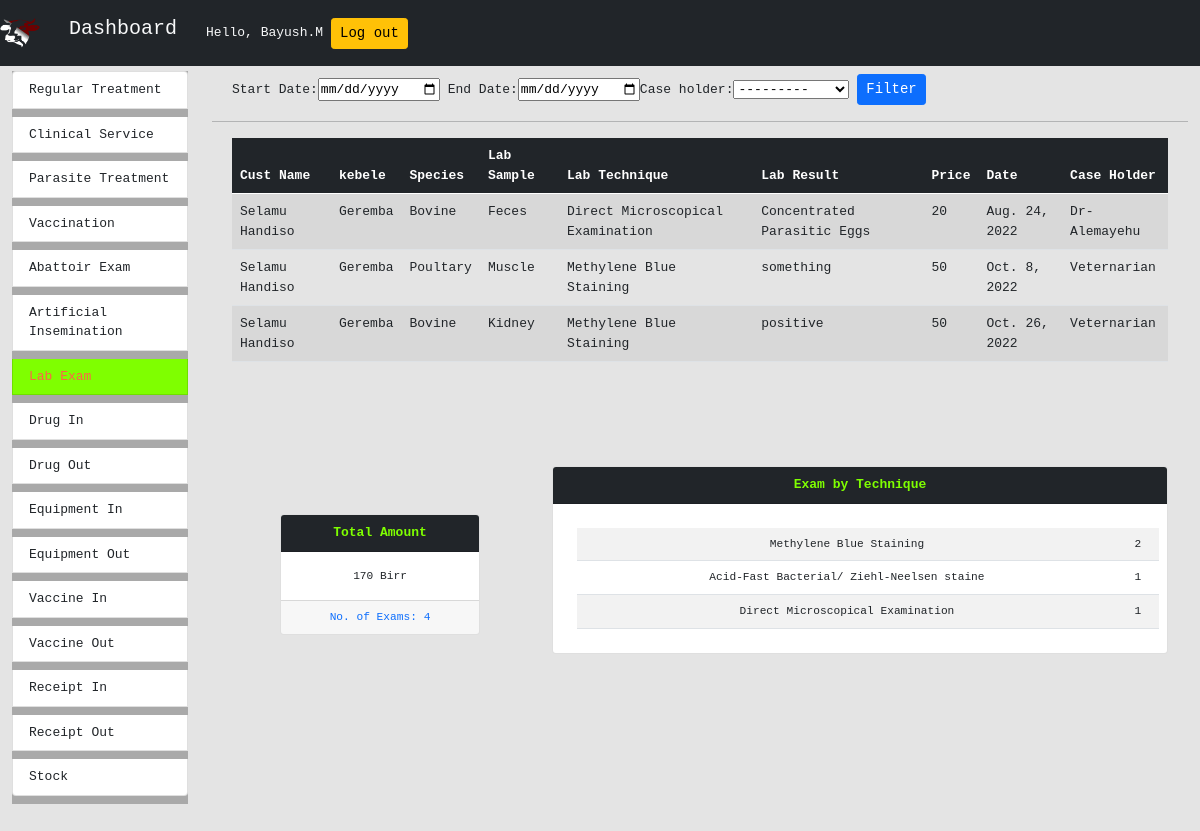
The app's page /dashboard/lab_exam_summary/ (signed in), older data.
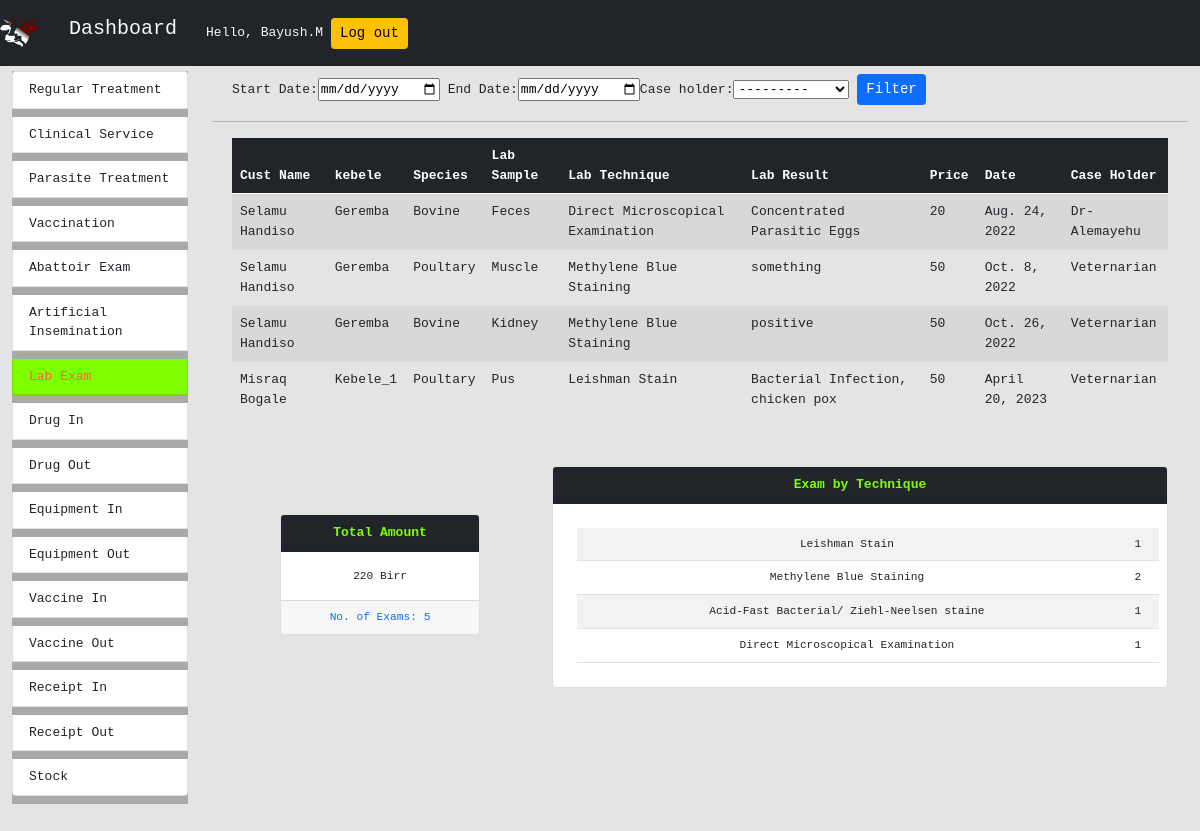
The same page, newer data.
### lab_exam/models.py (models this page shows, shortened)
class LabResult(models.Model):
    lab_exam_request = models.ForeignKey(LabExamRequest,on_delete=models.CASCADE)
    lab_result = models.CharField(max_length=100)
    case_holder = models.ForeignKey(User,on_delete=models.PROTECT,null=False)
    treatment_delivered = models.BooleanField(default=False)
    date = models.DateField(auto_now=False,auto_now_add=True)

class LabExamRequest(models.Model):
    treated_animal = models.ForeignKey(TreatedAnimal,on_delete=models.CASCADE)
    lab_sample = models.ForeignKey(LabSample,on_delete=models.CASCADE)
    lab_technique = models.ForeignKey(LabTechnique,on_delete=models.CASCADE)
    paid = models.BooleanField(default=False)
    lab_result_arrived = models.BooleanField(default=False)

class LabSample(models.Model):
    lab_sample = models.CharField(max_length=100)

class LabTechnique(models.Model):
    lab_technique = models.CharField(max_length=100)
    price = models.PositiveIntegerField()

### regulartreatedanimals/models.py (models this page shows, shortened)
class TreatedAnimal(models.Model):
    case_number = models.ForeignKey(
        Customer, verbose_name="Case Number", on_delete=models.CASCADE)
    species = models.ForeignKey(Species, on_delete=models.CASCADE)
    breed = models.ForeignKey(Breed, on_delete=models.CASCADE)
    number_of_animals = models.PositiveIntegerField()
    sex = models.CharField(max_length=10, choices=SEX_CHOICES)
    history = models.CharField(max_length=200,null=True)
    case_holder = models.ForeignKey(User,on_delete=models.PROTECT,null=False)
    service_date = models.DateField("Service Date", auto_now=False, auto_now_add=True)

### registernewuser/models.py (models this page shows, shortened)
class Customer(models.Model):
    case_number = models.AutoField(primary_key=True, null=False)
    customer_name = models.CharField(max_length=100)
    sub_kebele = models.CharField(max_length=100)
    kebele = models.ForeignKey(Kebele, on_delete=models.CASCADE)
    service_date = models.DateField(auto_now=False, auto_now_add=True)
    mobile_number = models.PositiveIntegerField(unique=True)

class Kebele(models.Model):
    id = models.AutoField(primary_key=True)
    name = models.CharField(max_length=100)

class Species(models.Model):
    species_type = models.CharField(max_length=100)

### dashboard/views.py (the view, shortened to what this page needs)
# urls.py: path('lab_exam_summary/',LabExamSummary.as_view(),name="lab_exam_summary"),
class LabExamSummary(LoginRequiredMixin, View):
    login_url = "/"
    templateUrl = "dashboard/lab_exam_summary.html"
    def get(self, request):
        dateForm = DateRangeFrom()
        case_holder_form = CaseHolderForm()
        lab_exam_Obj = LabExamRequest.objects.filter(paid=True)
        lab_results = LabResult.objects.all()
        dist_by_exam_technique = self.getDistByTechnique(
            LabTechnique.objects.all(), lab_exam_Obj
        )
        print(f"Dist = {dist_by_exam_technique}")
        context = {
            "lab_results": lab_results,
            "dateForm": dateForm,
            "case_holder_form": case_holder_form,
            "total_lab_exam": lab_exam_Obj.count(),
            "totalPrice": lab_exam_Obj.aggregate(sum_price=Sum("lab_technique__price")),
            "dist_by_exam_technique": dist_by_exam_technique,
        }
        return render(request, self.templateUrl, context)
    def getDistByTechnique(self, Techniques=None, lab_exam_Obj=None):
        distByTechnique = {}
        for technique in Techniques:
            for exam in lab_exam_Obj:
                if exam.lab_technique == technique:
                    if technique.lab_technique in distByTechnique:
                        distByTechnique[technique.lab_technique] += 1
                    else:
                        distByTechnique[technique.lab_technique] = 1
        return distByTechnique

### dashboard/forms.py
class DateRangeFrom(forms.Form):
    start_date = forms.DateField(label='Start Date',widget=forms.DateInput(attrs={'type':'date',
                                    'id':'start_date'}))
    end_date = forms.DateField(label='End Date',widget=forms.DateInput(attrs={'type':'date',
                                    'id':'end_date'}))

class CaseHolderForm(forms.ModelForm):
    class Meta:
        model = ClinicalService
        fields = ['case_holder']
        widgets = {
            'case_holder': forms.Select(attrs={'id':'case_holder'})
        }

### dashboard/templates/dashboard/lab_exam_summary.html (shortened to what this page needs)
{% extends 'dashboard/main.html' %} {% load static %}
 {% block content %}
<div class="row m-2">
	<form action="" method="POST">
		{%csrf_token%} {{dateForm}}{{case_holder_form}}
		<input type="submit" value="Filter" class="btn btn-sm btn-primary" />
	</form>
</div>
<hr/>
<div class="row overflow-auto m-2" id="summary">
	<div class="col-md-12">
		<table class="table table-striped">
			<thead>
				<tr class="table-dark">
					<th scope="col">Cust Name</th>
					<th scope="col">kebele</th>
					<th scope="col">Species</th>
					<th scope="col">Lab Sample</th>
					<th scope="col">Lab Technique</th>
					<th scope="col">Lab Result</th>
					<th scope="col">Price</th>
					<th scope="col">Date</th>
					<th scope="col">Case Holder</th>
				</tr>
			</thead>
			{% for row in lab_results %}
			<tr>
				<td>{{row.lab_exam_request.treated_animal.case_number.customer_name}}</td>
				<td>{{row.lab_exam_request.treated_animal.case_number.kebele.name}}</td>
				<td>{{row.lab_exam_request.treated_animal.species.species_type}}</td>
				<td>{{row.lab_exam_request.lab_sample.lab_sample}}</td>
				<td>{{row.lab_exam_request.lab_technique.lab_technique}}</td>
				<td>{{row.lab_result}}</td>
				<td>{{row.lab_exam_request.lab_technique.price}}</td>
				<td>{{row.lab_exam_request.treated_animal.service_date}}</td>
				<td>{{row.lab_exam_request.treated_animal.case_holder}}</td>
			</tr>
			{% endfor %}
		</table>
	</div>
</div>
<div class="row overflow-auto m-2" id="summary-additional">
	{% if total_lab_exam %}
	<div class="col-md-4 col-sm-12">
		<div class="card m-5">
			<div class="card-header bg-dark">
				Total Amount
			</div>
			<div class="card-body">
				{%for key,value in totalPrice.items%}
				<p class="card-text">{{value}} Birr</p>
				{%endfor%}
			</div>
			<div class="card-footer">
				<p class="card-text text-primary">No. of Exams: {{total_lab_exam}}</p>
			</div>
		</div>
	</div>
	{% endif %}
	<div class="col-md-8 col-sm-12">
		<div class="card">
		<div class="card-header bg-dark">
			Exam by Technique
		</div>
		<div class="card-body">
			<table class="table table-striped m-2">
				{% for key,value in dist_by_exam_technique.items %}
				<tr>
					<td>{{key}}</td>
					<td>{{value}}</td>
				</tr>
				{%endfor%}
			</table>
		</div>
	</div>
	</div>
</div>
{% endblock content %}

Row changes from the older to the newer data that the page shows:
added LabResult: lab_exam_request.treated_animal.case_number.customer_name "Misraq Bogale", lab_exam_request.treated_animal.case_number.kebele.name "Kebele_1", lab_exam_request.treated_animal.species.species_type "Poultary", lab_exam_request.lab_sample.lab_sample "Pus", lab_exam_request.lab_technique.lab_technique "Leishman Stain", lab_result "Bacterial Infection, chicken pox", lab_exam_request.lab_technique.price "50", lab_exam_request.treated_animal.service_date "April 20, 2023", lab_exam_request.treated_animal.case_holder "Veternarian"
now on this page (row unchanged): LabTechnique: dist_by_exam_technique "Leishman Stain"
Text that changed along with them:
{{ total_lab_exam }}: "4" → "5"
new list line: "220 Birr"
new list line: "1"
list line gone: "170 Birr"
